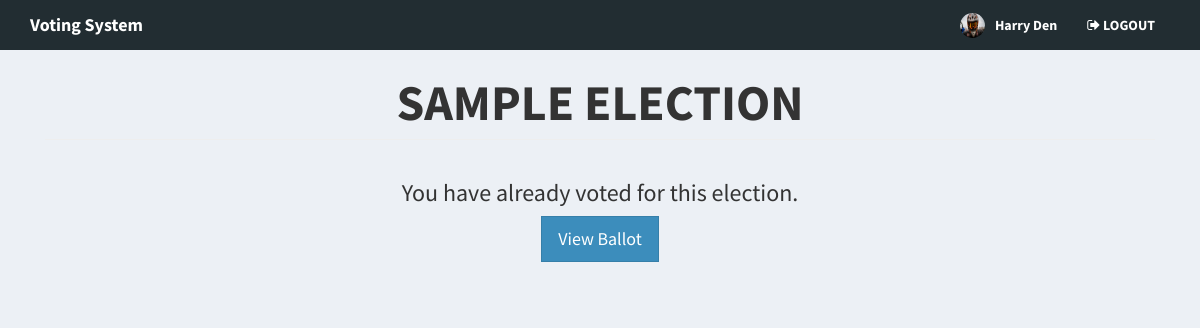
The app's page /home.php (signed in) with its own data.
### tables this page shows
CREATE TABLE `voters` (
  `id` int(11) NOT NULL AUTO_INCREMENT,
  `voters_id` varchar(15) NOT NULL,
  `password` varchar(60) NOT NULL,
  `firstname` varchar(30) NOT NULL,
  `lastname` varchar(30) NOT NULL,
  `photo` varchar(150) NOT NULL,
  PRIMARY KEY (`id`)
);

### includes/session.php (called while the page is built, shortened)
<?php
	include 'includes/conn.php';
	if(isset($_SESSION['voter'])){
		$sql = "SELECT * FROM voters WHERE id = '".$_SESSION['voter']."'";
		$query = $conn->query($sql);
		$voter = $query->fetch_assoc();
	}
	else{
		header('location: index.php');
		exit();
	}
?>

### includes/navbar.php (shortened to what this page needs)
<header class="main-header">
  <nav class="navbar navbar-static-top">
    <div class="container">
      <div class="navbar-header">
        <a href="#" class="navbar-brand"><b>Voting System</a>
      </div>
      <div class="navbar-custom-menu">
        <ul class="nav navbar-nav">
          <li class="user user-menu">
            <a href="">
              <img src="<?php echo (!empty($voter['photo'])) ? 'images/'.$voter['photo'] : 'images/profile.jpg' ?>" class="user-image" alt="User Image">
              <span class="hidden-xs"><?php echo $voter['firstname'].' '.$voter['lastname']; ?></span>
            </a>
          </li>
          <li><a href="logout.php"><i class="fa fa-sign-out"></i> LOGOUT</a></li>
        </ul>
      </div>
    </div>
  </nav>
</header>

### records on screen
voters: photo (picture), firstname "Harry", lastname "Den"

### other values on screen
$title "SAMPLE ELECTION"
